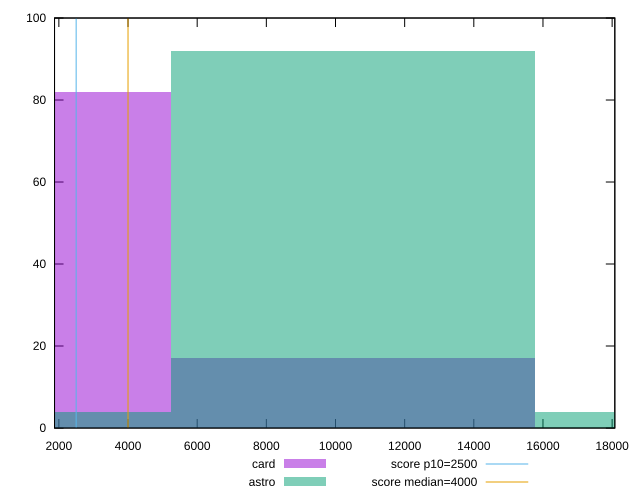

This chart was generated by the following gnuplot code:
reset

$card <<EOF
0 82
10506.547240335729 17
EOF

$astro <<EOF
0 4
10506.547240335729 92
21013.094480671458 4
EOF

set key outside below
set boxwidth 10506.547240335729
set xrange [1874.8590000000004:18077.682499999995]
set yrange [0:100]
set trange [0:100]
set style fill transparent solid 0.5 noborder

set parametric
set terminal svg size 640, 500 enhanced background rgb 'white'
set output "reports/report_00027_2021-02-24T12-40-31.850Z/largest-contentful-paint/comparison/histogram/2_vs_3.svg"

plot $card title "card" with boxes, \
     $astro title "astro" with boxes, \
     2500,t title "score p10=2500", \
     4000,t title "score median=4000"

reset
